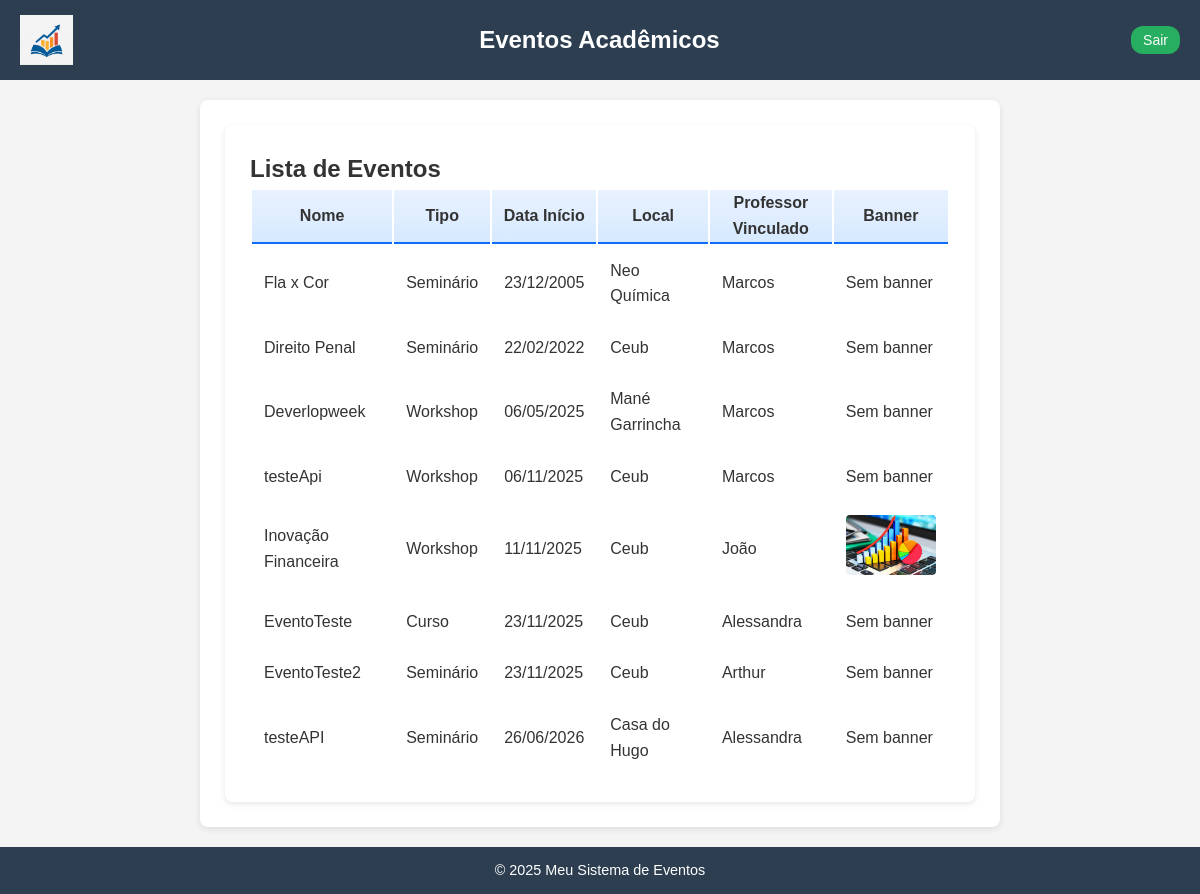
The page /evento/listas2/ on the database its author committed.
### eventos/models.py (models this page shows, shortened)
class Evento(models.Model):
    TIPOS = [
        ('seminario', 'Seminário'),
        ('palestra', 'Palestra'),
        ('workshop', 'Workshop'),
        ('curso', 'Curso'),
    ]
    nome = models.CharField(max_length=200)
    tipo = models.CharField(max_length=20, choices=TIPOS)
    descricao = models.TextField()
    data_inicio = models.DateField()
    data_fim = models.DateField()
    horario_inicio = models.TimeField()
    horario_fim = models.TimeField()
    local = models.CharField(max_length=255)
    quantidade_participantes = models.PositiveIntegerField(null=True, blank=True)
    organizador = models.ForeignKey(
        User,
        on_delete=models.CASCADE,
        related_name="eventos_organizados"
    )
    professor = models.ForeignKey(User, on_delete=models.SET_NULL, null=True, blank=True)
    banner = models.ImageField(upload_to='banners/', blank=True, null=True)

### eventos/views.py (the view)
# urls.py: path('evento/listas2/', EventoListView2.as_view(), name='evento_list2'),
class EventoListView2(ListView):
    model = Evento
    template_name = 'evento_list2.html'  # Caminho para o template
    context_object_name = 'eventos'     # Nome da variável usada no template
    ordering = ['data_inicio']          # Ordena os eventos por data de início

### eventos/context_processors.py (called while the page is built)
def perfil_context(request):
    if request.user.is_authenticated:
        return {'perfil': getattr(request.user, 'perfil', None)}
    return {}

### eventos/templates/evento_list2.html (shortened to what this page needs)
{% extends 'baseSemLoginSair.html' %}
{% block content %}
<div class="container mt-5">
    <h2 class="fw-bold text-primary mb-4">Lista de Eventos</h2>
    <div class="table-responsive">
        <table class="table table-bordered table-striped align-middle shadow-sm">
            <thead class="table-primary text-center">
                <tr>
                    <th>Nome</th>
                    <th>Tipo</th>
                    <th>Data Início</th>
                    <th>Local</th>
                    <th>Professor Vinculado</th>
                    <th>Banner</th>
                </tr>
            </thead>
            <tbody>
                {% for evento in eventos %}
                <tr>
                    <td class="fw-semibold text-dark">{{ evento.nome }}</td>
                    <td class="text-muted">{{ evento.get_tipo_display }}</td>
                    <td class="text-center">{{ evento.data_inicio|date:"d/m/Y" }}</td>
                    <td class="text-muted">{{ evento.local }}</td>
                    <td class="text-center">
                        {{ evento.professor.username|default:"Marcos" }}
                    </td>
                    <td class="text-center">
                        {% if evento.banner %}
                            <img src="{{ evento.banner.url }}"
                                 alt="Banner {{ evento.nome }}"
                                 style="max-width: 100px; max-height: 60px; object-fit: cover; border-radius: 4px;">
                        {% else %}
                            <span class="text-muted">Sem banner</span>
                        {% endif %}
                    </td>
                </tr>
                {% empty %}
                <tr>
                    <td colspan="6" class="text-center text-muted py-3">
                        Nenhum evento cadastrado.
                    </td>
                </tr>
                {% endfor %}
            </tbody>
        </table>
    </div>
</div>
{% endblock %}

### eventos/templates/baseSemLoginSair.html (style rules this page uses)
* { margin: 0; padding: 0; box-sizing: border-box; }
body { font-family: Arial, sans-serif; background-color: #f4f4f4; color: #333; line-height: 1.6; }
.container { max-width: 800px; margin: auto; background: #fff; padding: 25px; border-radius: 8px; box-shadow: 0 2px 6px rgba(0,0,0,0.1); }

### eventos/templates/evento_list2.html (style rules this page uses)
table th { background: linear-gradient(180deg, #e9f2ff, #d6e9ff); font-weight: 600; border-bottom: 2px solid #0d6efd !important; }
table td { vertical-align: middle; padding: 0.75rem; }

### rows shown on the page
Evento: nome "Fla x Cor", tipo "Seminário", data_inicio "23/12/2005", local "Neo Química", professor.username "Marcos", shows "Sem banner"
Evento: nome "Direito Penal", tipo "Seminário", data_inicio "22/02/2022", local "Ceub", professor.username "Marcos", shows "Sem banner"
Evento: nome "Deverlopweek", tipo "Workshop", data_inicio "06/05/2025", local "Mané Garrincha", professor.username "Marcos", shows "Sem banner"
Evento: nome "testeApi", tipo "Workshop", data_inicio "06/11/2025", local "Ceub", professor.username "Marcos", banner "Sem banner"
Evento: nome "Inovação Financeira", tipo "Workshop", data_inicio "11/11/2025", local "Ceub", professor.username "João", banner (picture)
Evento: nome "EventoTeste", tipo "Curso", data_inicio "23/11/2025", local "Ceub", professor.username "Alessandra", banner "Sem banner"
Evento: nome "EventoTeste2", tipo "Seminário", data_inicio "23/11/2025", local "Ceub", professor.username "Arthur", banner "Sem banner"
Evento: nome "testeAPI", tipo "Seminário", data_inicio "26/06/2026", local "Casa do Hugo", professor.username "Alessandra", banner "Sem banner"
